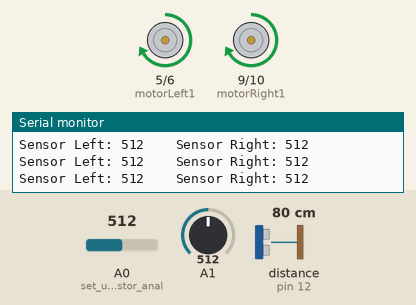
A sketch run on a simulated Arduino Uno, built with avr-gcc and run on an emulated ATmega328P. On the bench: motor-driver pin pairs drawn as motors (green arrow = first pin HIGH = forward, orange = second pin HIGH = backward, longer = more drive), the last lines printed to the serial monitor. Wiring (inferred from the names in the program): ultrasonic range finder: trigger pin 11; echo pin 12. Inputs (shaded band) come from the test bench; at power-on: A1 = 512, A0 (set_up_photoresistor_anal) = 512, distance to the obstacle (sensor on pin 12) 80 cm. The echo pulse lasts 58.3 µs per cm.

Above: at 1.2 s.
1.3 s: A1 set to 108
3.0 s: A1 set to 92
At 3.8 s:
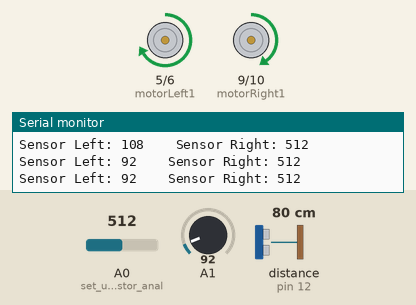
4.9 s: A1 set to 110
At 6.4 s:
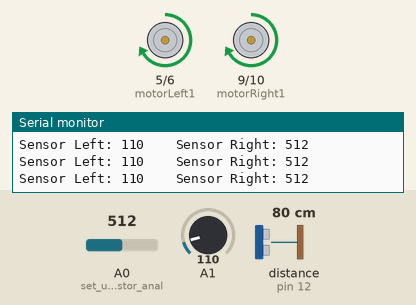
6.9 s: A0 (set_up_photoresistor_anal) set to 99
8.4 s: A0 (set_up_photoresistor_anal) set to 85
At 9.2 s:
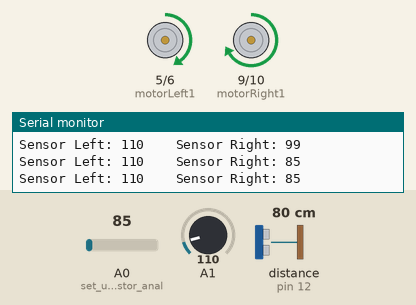
Timing chart, 0 to 11.4 s (numbered marks = the images above; inputs shaded):
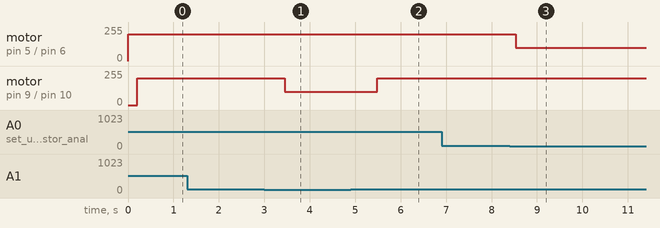

Measured:
- the behaviour switches between 100 and 99 on A1 (found by bisection; images 0 and 1)
- the behaviour switches between 90 and 89 on A0 (set_up_photoresistor_anal) (found by bisection; images 2 and 3)
- after the input at 3.0 s, motor on pin 9 (motorRight1) / pin 10 (motorRight2): forward 200/255 → forward 100/255 after 0.45 s
- after the input at 4.9 s, motor on pin 9 (motorRight1) / pin 10 (motorRight2): forward 100/255 → forward 200/255 after 0.58 s
- after the input at 8.4 s, motor on pin 5 (motorLeft1) / pin 6 (motorLeft2): forward 200/255 → forward 100/255 after 0.13 s

The sketch:

robudv1.ino
```cpp
int motorLeft1 = 5;
int motorLeft2 = 6;
int motorRight1 = 9;
int motorRight2 = 10;

int sensorLeft, sensorRight;

int trigPin = 11;    //Trig - green Jumper
int echoPin = 12;    //Echo - blue Jumper
long duration, cm, inches;

void setup() {
  // initialize serial communications at 9600 bps:
  Serial.begin(9600);
  pinMode(motorLeft1, INPUT);//set up motors
  pinMode(motorRight1, INPUT);
  pinMode(motorLeft2, INPUT);
  pinMode(motorRight2, INPUT);
  pinMode(A0, INPUT);//set up photoresistor analog input
  pinMode(A1, INPUT);
  pinMode(trigPin, OUTPUT);//set up ultrasonic sensor
  pinMode(echoPin, INPUT);
}

void loop() {

  while(true){
    sensorLeft = analogRead(A1);//continuously read photoresistors
    sensorRight = analogRead(A0);
    Serial.print("Sensor Left: ");
    Serial.print(sensorLeft);
    Serial.print("    ");
    Serial.print("Sensor Right: ");
    Serial.println(sensorRight);

    // The sensor is triggered by a HIGH pulse of 10 or more microseconds.
    // Give a short LOW pulse beforehand to ensure a clean HIGH pulse:
    digitalWrite(trigPin, LOW);
    delayMicroseconds(5);
    digitalWrite(trigPin, HIGH);
    delayMicroseconds(10);
    digitalWrite(trigPin, LOW);

    // Read the signal from the sensor: a HIGH pulse whose
    // duration is the time (in microseconds) from the sending
    // of the ping to the reception of its echo off of an object.
    pinMode(echoPin, INPUT);
    duration = pulseIn(echoPin, HIGH);

    // convert the time into a distance
    inches = (duration/2) / 74;

    if (sensorLeft < 100) {
      analogWrite(motorLeft1, 200);   // turn the LED on (HIGH is the voltage level)
      delay(100);              // wait for a second
      analogWrite(motorLeft2, 0);    // turn the LED off by making the voltage LOW
      delay(100);     // wait for a second

      analogWrite(motorRight1, 100);   // turn the LED on (HIGH is the voltage level)
      delay(100);              // wait for a second
      analogWrite(motorRight2, 0);    // turn the LED off by making the voltage LOW
      delay(100);
    }
    else if (sensorRight < 90) {
      analogWrite(motorLeft1, 100);   // turn the LED on (HIGH is the voltage level)
      delay(100);              // wait for a second
      analogWrite(motorLeft2, 0);    // turn the LED off by making the voltage LOW
      delay(100);     // wait for a second

      analogWrite(motorRight1, 200);   // turn the LED on (HIGH is the voltage level)
      delay(100);              // wait for a second
      analogWrite(motorRight2, 0);    // turn the LED off by making the voltage LOW
      delay(100);
    }
    else if (inches < 5) {
      analogWrite(motorLeft1, 0);   // turn the LED on (HIGH is the voltage level)
      delay(1000);              // wait for a second
      analogWrite(motorLeft2, 0);    // turn the LED off by making the voltage LOW
      delay(1000);     // wait for a second

      analogWrite(motorRight1, 0);   // turn the LED on (HIGH is the voltage level)
      delay(1000);              // wait for a second
      analogWrite(motorRight2, 0);    // turn the LED off by making the voltage LOW
      delay(1000);
    }
    else {
      analogWrite(motorLeft1, 200);   // turn the LED on (HIGH is the voltage level)
      delay(100);              // wait for a second
      analogWrite(motorLeft2, 0);    // turn the LED off by making the voltage LOW
      delay(100);     // wait for a second

      analogWrite(motorRight1, 200);   // turn the LED on (HIGH is the voltage level)
      delay(100);              // wait for a second
      analogWrite(motorRight2, 0);    // turn the LED off by making the voltage LOW
      delay(100);
    }
  }
}
```
